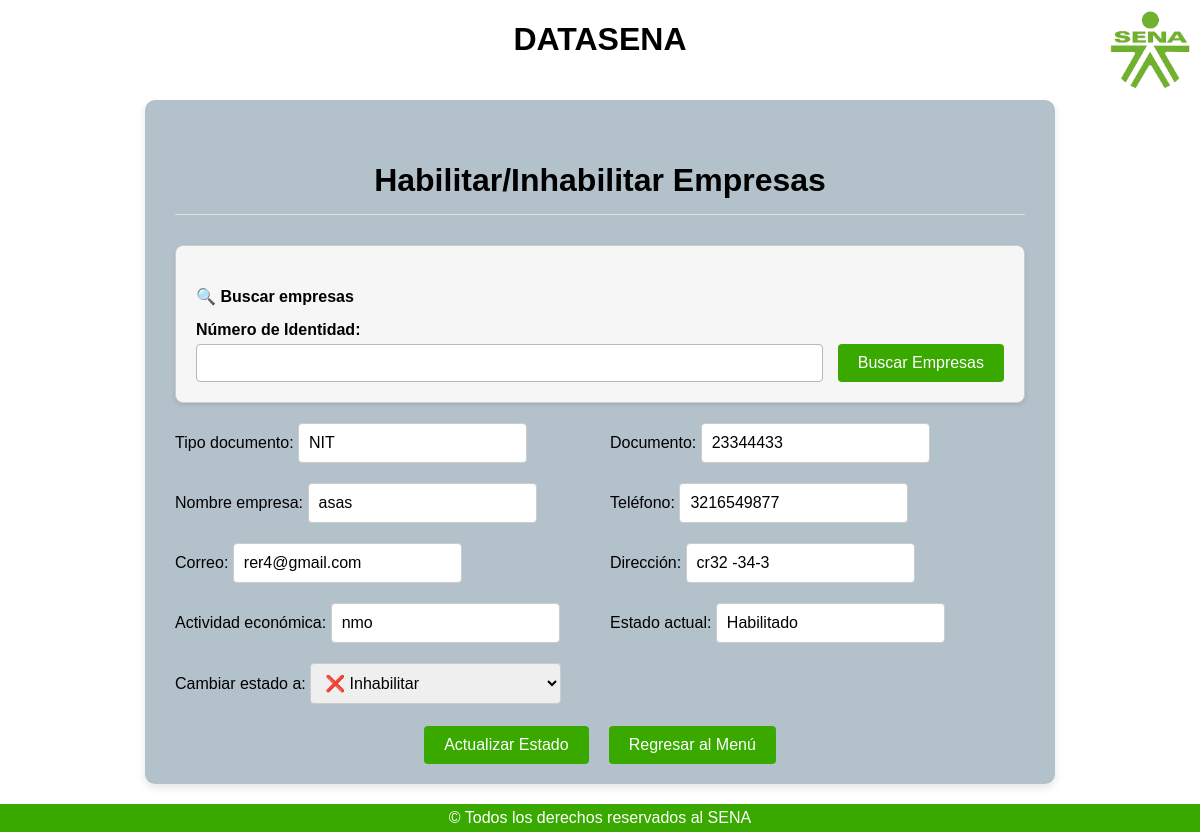
/SU_admin/menu_SU_admin/empresa/habilitar_inhabilitar.php?cc=23344433, run on the app's committed database.
### tables this page shows
CREATE TABLE `empresas` (
  `id` int NOT NULL AUTO_INCREMENT,
  `tipo_documento` enum('NIT','Registro Mercantil','Registro Cámara de Comercio Extranjera','Pasaporte Empresarial','RUT','Licencia Municipal') NOT NULL,
  `numero_identidad` bigint NOT NULL,
  `nickname` varchar(100) NOT NULL,
  `telefono` varchar(20) NOT NULL,
  `correo` varchar(150) NOT NULL,
  `direccion` varchar(255) NOT NULL,
  `estado_habilitacion` enum('Activo','Inactivo') DEFAULT 'Activo',
  `actividad_economica` varchar(255) NOT NULL,
  `fecha_registro` timestamp NULL DEFAULT CURRENT_TIMESTAMP,
  `estado` varchar(20) NOT NULL DEFAULT 'Activo',
  PRIMARY KEY (`id`)
);

### SU_admin/menu_SU_admin/empresa/habilitar_inhabilitar.php (the view, shortened to what this page needs)
<?php
$conexion = new mysqli("localhost", "root", "", "datasenn_db");
$empresas = null;
if (isset($_GET['cc'])) {
    $cc = $_GET['cc'];
    $stmt = $conexion->prepare(
        "SELECT tipo_documento, numero_identidad AS cc, nickname, telefono,
         correo, direccion, actividad_economica, estado_habilitacion AS estado
         FROM empresas WHERE numero_identidad = ?"
    );
    if ($stmt) {
        $stmt->bind_param("s", $cc);
        $stmt->execute();
        $result = $stmt->get_result();
        $empresas = $result->fetch_assoc();
    }
}
?>
<!DOCTYPE html>
<html lang="es">
<head>
    <link rel="stylesheet" href="../../../css/SU_admin/menu_SU_admin/habilitar_in.css">
</head>
<body>
    <h1>DATASENA</h1>
    <img src="../../../img/logo-sena.png" alt="Logo SENA" class="img">
    <div class="forma-container">
        <h3>Habilitar/Inhabilitar Empresas</h3>
        <div class="search-container">
            <h4>🔍 Buscar empresas</h4>
            <form method="get" class="search-form">
                <div class="search-group">
                    <label for="buscar_cc">Número de Identidad:</label>
                    <input type="text" id="buscar_cc" name="cc" required class="md-input">
                </div>
                <button type="submit" class="search-btn">Buscar Empresas</button>
            </form>
        </div>
        <?php if ($empresas) : ?>
            <form method="post">
                <div class="forma-grid">
                    <div>
                        <label>Tipo documento:</label>
                        <input type="text" value="<?= htmlspecialchars($empresas['tipo_documento']) ?>" readonly class="md-input" />
                    </div>
                    <div>
                        <label>Documento:</label>
                        <input type="text" value="<?= htmlspecialchars($empresas['cc']) ?>" readonly class="md-input" />
                    </div>
                    <div>
                        <label>Nombre empresa:</label>
                        <input type="text" value="<?= htmlspecialchars($empresas['nickname']) ?>" readonly class="md-input" />
                    </div>
                    <div>
                        <label>Teléfono:</label>
                        <input type="text" value="<?= htmlspecialchars($empresas['telefono']) ?>" readonly class="md-input" />
                    </div>
                    <div>
                        <label>Correo:</label>
                        <input type="text" value="<?= htmlspecialchars($empresas['correo']) ?>" readonly class="md-input" />
                    </div>
                    <div>
                        <label>Dirección:</label>
                        <input type="text" value="<?= htmlspecialchars($empresas['direccion']) ?>" readonly class="md-input" />
                    </div>
                    <div>
                        <label>Actividad económica:</label>
                        <input type="text" value="<?= htmlspecialchars($empresas['actividad_economica']) ?>" readonly class="md-input" />
                    </div>
                    <div>
                        <label>Estado actual:</label>
                        <input type="text" value="<?= $empresas['estado'] === 'Activo' ? 'Habilitado' : 'Inhabilitado' ?>" readonly class="md-input" />
                    </div>
                    <div>
                        <label for="nuevo_estado">Cambiar estado a:</label>
                        <select name="nuevo_estado" id="nuevo_estado" required class="md-input">
                            <option value="Inactivo" <?= $empresas['estado'] === 'Activo' ? 'selected' : '' ?>>❌ Inhabilitar</option>
                        </select>
                    </div>
                </div>
                <div class="buttons-container">
                    <button type="submit" name="actualizar_estado" class="back">Actualizar Estado</button>
                    <button type="button" class="habilitar-btn" onclick="window.location.href='../super_menu.html'">Regresar al Menú</button>
                </div>
            </form>
        <?php else: ?>
            <div class="user-not-found">
                <h4>👇 Ingrese un número de documento para buscar una empresa.</h4>
            </div>
        <?php endif; ?>
    </div>
    <footer>
        &copy; Todos los derechos reservados al SENA
    </footer>
</body>
</html>

### css/SU_admin/menu_SU_admin/habilitar_in.css (style rules this page uses)
:root { --primary-950: #39A900; --primary-900: #4db21a; --primary-800: #61BA33; --primary-700: #74c34d; --primary-600: #88cb66; --primary-500: #9cd480; --primary-400: #b0dd99; --primary-300: #c4e5b3; --primary-200: #d7eecc; --secundary-1-950: #007832; --secundary-1-900: #1A8647; --secundary-1-800: #33935B; --secundary-1-700: #4DA170; --secundary-1-600: #66AE84; --secundary-1-500: #80BC99; --secundary-1-400: #99C9AD; --secundary-1-300: #B3D7C2; --secundary-1-200: #cce4d6; --secundary-2-950: #71277a; --secundary-2-900: #7f3d86; --secundary-2-800: #8d5295; --secundary-2-700: #9c68a2; --secundary-2-600: #aa7daf; --secundary-2-500: #b893bd; --secundary-2-400: #c6a9ca; --secundary-2-300: #dabed7; --secundary-2-200: #e3daea; --secundary-3-950: #00304d; --secundary-3-900: #1a455f; --secundary-3-800: #335971; --secundary-3-700: #4d6e82; --secundary-3-600: #668394; --secundary-3-500: #8098a6; --secundary-3-400: #99acb8; --secundary-3-300: #b3c1ca; --secundary-3-200: #ccd6db; --secundary-4-950: #fdc300; --secundary-4-900: #fdc91a; --secundary-4-800: #fdcf33; --secundary-4-700: #fed54d; --secundary-4-600: #fedb66; --secundary-4-500: #fee180; --secundary-4-400: #fee799; --secundary-4-300: #feedb3; --secundary-4-200: #fff3cc; --white: #ffffff; --black: #000000; --gray-950: #f6f6f6; --gray-900: #e1e1e1; --gray-800: #cccccc; --gray-700: #b7b7b7; --gray-600: #a2a2a2; --gray-500: #8d8d8d; --main-font: Arial, sans-serif; --font-size-h1-plus: 4.8rem; --font-size-h1: 3.2rem; --font-size-h2: 2.4rem; --font-size-h3: 2.0rem; --font-size-h4: 1.6rem; --font-size-h5: 1.4rem; --font-size-h6: 1.2rem; }
body { margin: 0; font-family: var(--main-font); background-color: var(--white); display: flex; flex-direction: column; align-items: center; justify-content: center; min-height: 100vh; }
img { position: absolute; top: 10px; right: 10px; width: 80px; height: auto; }
.forma-container { max-width: 850px; margin: 20px auto; padding: 30px; padding-bottom: 80px; border-radius: 10px; background-color: var(--secundary-3-300); box-shadow: 0 4px 8px rgba(0, 0, 0, 0.1); position: relative; width: 90%; }
h3 { text-align: center; margin-bottom: 30px; font-size: 2.0rem; border-bottom: 1px solid #ddd; padding-bottom: 15px; }
.search-container { background: var(--gray-950); padding: 20px; border-radius: 8px; margin-bottom: 20px; border: 1px solid var(--gray-800); box-shadow: 0 2px 4px rgba(0, 0, 0, 0.1); }
.search-container h4 { color: var(--black); margin-bottom: 15px; }
.search-form { display: flex; gap: 15px; align-items: end; flex-wrap: wrap; }
.search-form .search-group { flex: 1; min-width: 250px; }
.search-form label { font-weight: bold; margin-bottom: 5px; display: block; color: var(--black); }
.search-form input { width: 100%; padding: 10px; border: 1px solid var(--gray-700); border-radius: 4px; font-size: 14px; box-sizing: border-box; }
.search-btn { background: var(--primary-950); color: var(--white); border: none; padding: 10px 20px; border-radius: 4px; cursor: pointer; font-size: 1.0rem; }
.forma-grid { display: grid; grid-template-columns: 1fr 1fr; gap: 20px; }
input, select { flex: 1; padding: 10px; border-radius: 4px; border: 1px solid #ccc; font-size: 16px; }
.buttons-container button { background: var(--primary-950); color: var(--white); border: none; padding: 10px 20px; border-radius: 4px; cursor: pointer; font-size: 1.0rem; }
.buttons-container { position: absolute; bottom: 20px; left: 0; right: 0; display: flex; justify-content: center; gap: 20px; padding: 0 20px; }
footer { background-color: var(--primary-950); color: var(--white); text-align: center; font-size: 1.0rem; width: 100%; margin-top: auto; padding: 5px 0; }

### data on the page
empresas: tipo_documento "NIT", numero_identidad "23344433", nickname "asas", telefono "3216549877", correo "rer4@gmail.com", direccion "cr32 -34-3", actividad_economica "nmo", estado_habilitacion "Habilitado", nuevo_estado "❌ Inhabilitar"
